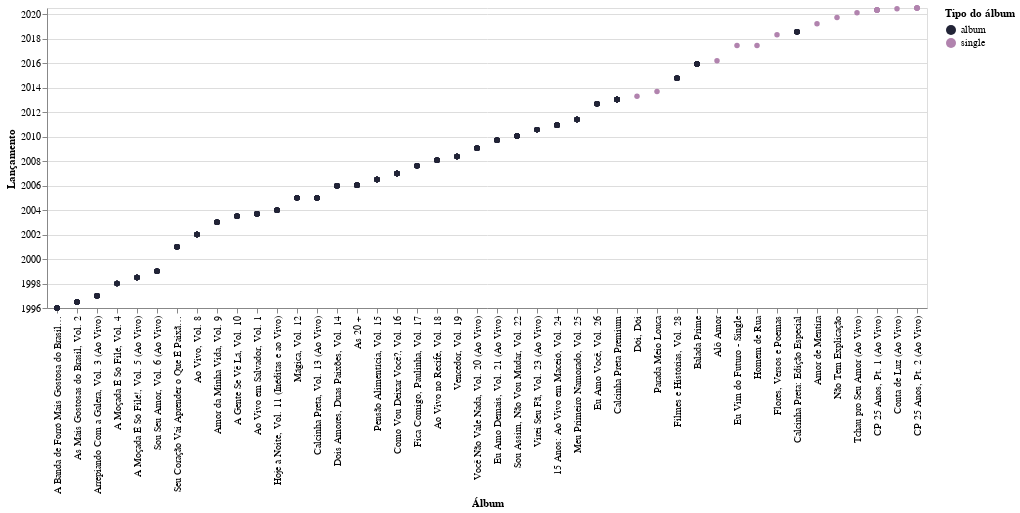

Notebook code for this chart:
### Markdown cell above
**Pega esse bônus track:**

### Code cell
# linha do tempo de lançamentos
data_time= pd.DataFrame(data, columns = ['name', 'album','album_type','release_date'])
range_ = ['#222437', '#B183AE']
alt.Chart(data_time).mark_circle(opacity = 1).encode(
    y = alt.Y('release_date:T', axis = alt.Axis(title='Lançamento')),
    x = alt.X('album:N', sort='y', axis = alt.Axis(title='Álbum')),
    color = alt.Color('album_type', legend=alt.Legend(title="Tipo do álbum"), scale=alt.Scale(range = range_)),
    tooltip = ['album','album_type','release_date:T']
)

### Figure 1 — Vega-Lite specification as saved in the notebook (floating-point values rounded to 4 significant figures; data arrays with more than 128 entries replaced by an {"elided": "..."} marker saying what was removed)
{"config": {"view": {"continuousWidth": 400, "continuousHeight": 300}}, "data": {"name": "data-b7cef22d4b868efc4ef2d4b0dbe51a6a"}, "mark": {"type": "circle", "opacity": 1}, "encoding": {"color": {"type": "nominal", "field": "album_type", "legend": {"title": "Tipo do álbum"}, "scale": {"range": ["#222437", "#B183AE"]}}, "tooltip": [{"type": "nominal", "field": "album"}, {"type": "nominal", "field": "album_type"}, {"type": "temporal", "field": "release_date"}], "x": {"type": "nominal", "axis": {"title": "Álbum"}, "field": "album", "sort": "y"}, "y": {"type": "temporal", "axis": {"title": "Lançamento"}, "field": "release_date"}}, "$schema": "https://vega.github.io/schema/vega-lite/v4.8.1.json", "datasets": {"data-b7cef22d4b868efc4ef2d4b0dbe51a6a": {"elided": "481 records"}}}
